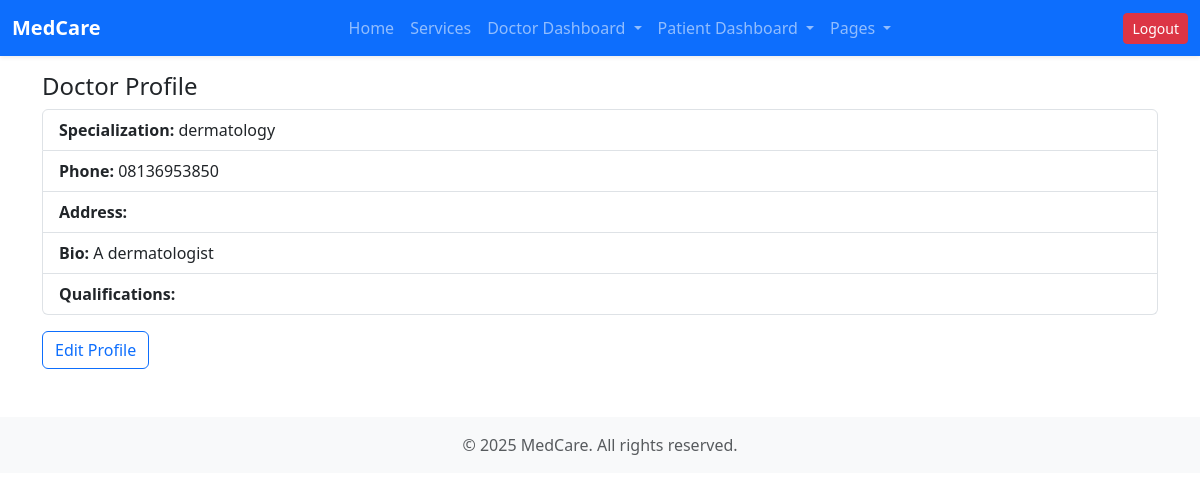
The page /doctors/profile/ (signed in) on the database its author committed.
### doctors/models.py (models this page shows, shortened)
class DoctorProfile(models.Model):
    SPECIALTY_CHOICES = [
        ('cardiology', 'Cardiology'),
        ('dermatology', 'Dermatology'),
        ('neurology', 'Neurology'),
        ('pediatrics', 'Pediatrics'),
        ('general', 'General Practice'),
    ]
    user = models.OneToOneField(settings.AUTH_USER_MODEL, on_delete=models.CASCADE, related_name='doctor_profile')
    specialization = models.CharField(max_length=100, choices=SPECIALTY_CHOICES)
    bio = models.TextField(blank=True)
    phone = models.CharField(max_length=20, blank=True)
    office_address = models.TextField(blank=True)
    license_number = models.CharField(max_length=50, blank=True)
    experience_years = models.PositiveIntegerField(default=0)

### doctors/views.py (the view)
# urls.py: path('profile/', views.profile_view, name='doctor-profile'),
@login_required
def profile_view(request):
    profile = request.user.doctor_profile
    return render(request, 'doctors/profile_view.html', {'profile': profile})

### doctors/templates/doctors/profile_view.html
{% extends 'base.html' %}
{% block content %}
<div class="page-wrapper">
    <div class="content">
        <h4 class="page-title">Doctor Profile</h4>
        <ul class="list-group">
            <li class="list-group-item"><strong>Specialization:</strong> {{ profile.specialization }}</li>
            <li class="list-group-item"><strong>Phone:</strong> {{ profile.phone }}</li>
            <li class="list-group-item"><strong>Address:</strong> {{ profile.address }}</li>
            <li class="list-group-item"><strong>Bio:</strong> {{ profile.bio }}</li>
            <li class="list-group-item"><strong>Qualifications:</strong> {{ profile.qualifications }}</li>
        </ul>
        <a href="{% url 'doctor-profile-edit' %}" class="btn btn-outline-primary mt-3">Edit Profile</a>
    </div>
</div>
{% endblock %}

### rows shown on the page
DoctorProfile: specialization "dermatology", phone "08136953850", bio "A dermatologist"
